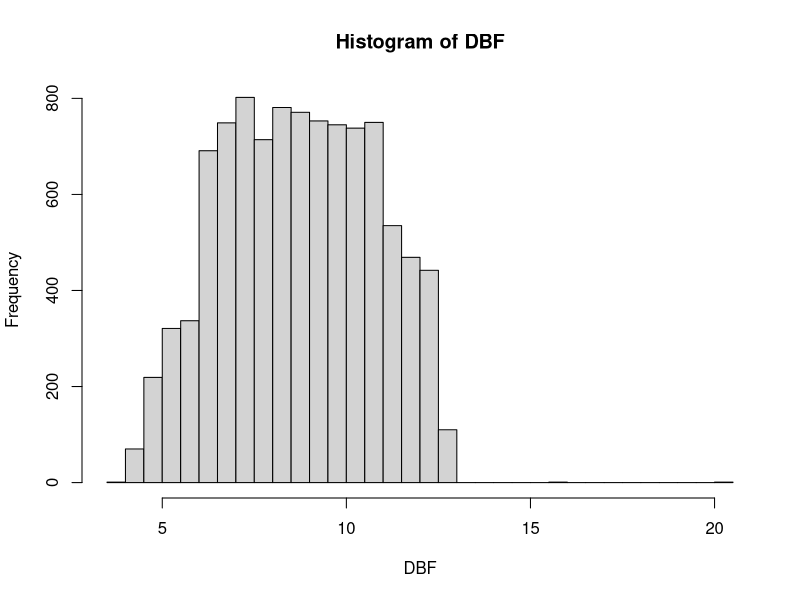

Write the R code that produced this figure.
## ---- chunk 1
N=1000
generateTable <- function(N){ 
  
  ## Statistical Data  for the Parents ##
  
  MA <- runif(N, min=(29.3-6.6), max=(29.3+6.6))   # Maternal Age at time of pregnancy
  PSS <-runif(N, min=(4.6-1.9), max=(4.6+1.9)) # Social_Status
  BE <- runif(N, min=(2.6-0.8), max=(2.6+0.8)) # Breadwinners_Education
  MH <- runif(N, min=(163.3-5.4), max=(163.3+5.4)) # Mother's Height (cm)
  MW <- runif(N, min=(4.2-2.5), max=(4.2+2.5)) # Mother's weight gain during pregnancy (kg)
  SM <- sample(c("SMOKER", "NON_SMOKER"), N, replace=TRUE, prob=c(.4, .6))#smokers & nonsmokers
  CC <- ifelse(SM=="SMOKER", runif(N *(0.4),min=(3.7-1.2), max=(3.7+1.2)),0)
  NP <- runif(N, min=(2.0-1.2), max=(2.0+1.2)) # No. of pregnancies
  PC <- runif(N, min=(70.6-37.6), max=(70.6+37.6)) # Pregnancy Complications
  DC <- runif(N, min=(71.6-40.5), max=(71.6+40.5)) # Delivery Complications
  
  ##### Infant Characteristics
  #Intelligence scores were also affected by 3 factors defined as infant characteristics   at the    time of birth
  GA <-runif(N, min=(39.2-2.0), max=(39.2+2.0)) # Estimated gestational age(GA) (wk)
  BW <-runif(N, min=(3251-562), max=(3251+562)) # Birth weight(BW) (g)
  BL <-runif(N, min=(51.1-2.6), max=(51.1+2.6)) # Birth height(BL) (cm)
  
  #Generating data frame based on parental and  infant characteristics
  dataframe1<- data.frame(MA,PSS,BE,MH,MW,CC,NP,PC,DC,GA,BW,BL)
  }
  P_dataset<-generateTable(10e3)
head(P_dataset)
## ---- chunk 2

# Adding a few outliers to the simulated data as is the case in actual world 
  
  P_dataset$MA[1] <- 43
  P_dataset$PSS[1] <- 2.0
  P_dataset$BE[1] <- 3.2
  P_dataset$BL[1] <- 52
  P_dataset$CC[1] <- 0
  
  
  P_dataset$MA[6] <- 52
  P_dataset$PSS[6] <- 2.0
  P_dataset$BE[6] <- 1.2
  P_dataset$BL[6] <- 42
  P_dataset$CC[6] <- 0
 head(P_dataset)
## ---- chunk 3
 
  
 DBF<- DBF <- with (P_dataset ,  
               10^(-0.3) * (MA) + 
               10^(-1) * (PSS) +
               10^(-1.2) * (BE) +
              -10^(-0.4) * (CC) -6)
              hist(DBF, breaks=50)
#a=-0.3,b=-1,c=-1.2,d=-2.4,e=-0.4

P_dataset$DBF<- DBF
head(P_dataset)

